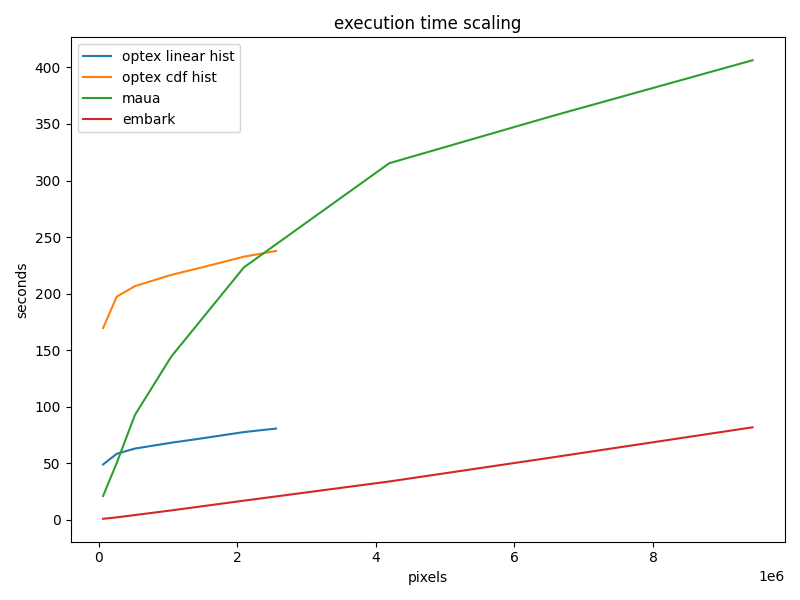

The script that saved this image:
import matplotlib.pyplot as plt
import numpy as np
import pandas as pd
from matplotlib.lines import Line2D

reg_channels = np.array([64, 128, 256, 512, 512])
pca_channels = np.array(
    [
        [23, 27, 19, 17, 24],
        [86, 86, 64, 68, 83],
        [179, 180, 163, 156, 173],
        [326, 269, 215, 220, 268],
        [222, 113, 110, 104, 119],
    ]
)
ind = np.array(range(5))
layers = ["relu1_1", "relu2_1", "relu3_1", "relu4_1", "relu5_1"]
width = 0.35

fig = plt.figure()
ax = fig.add_subplot(111)
rects1 = ax.bar(ind + width, reg_channels, width, color="royalblue", label="No PCA")
rects2 = ax.bar(
    ind,
    np.mean(pca_channels, axis=-1),
    width,
    color="seagreen",
    yerr=np.std(pca_channels, axis=-1),
    label="PCA",
)

for axis in [rects1, rects2]:
    for bar in axis:
        w, h = bar.get_width(), bar.get_height()
        plt.text(bar.get_x() + w / 2, bar.get_y() + h / 2, f"{h:.0f}", ha="center", va="center")

ax.set_ylabel("Number of channels in layer")
ax.set_xticks(ind + width / 2)
ax.set_xticklabels(layers)
ax.legend((rects1[0], rects2[0], Line2D([0], [0], color="k", linewidth=1)), ("No PCA", "PCA", "Std. dev."))
plt.tight_layout()
plt.savefig("pca-gains.jpg")

data = pd.read_csv("perf.csv")
data["lin"] = data["optex-lin"].apply(
    lambda x: float(x.split(":")[0]) * 60 + float(x.split(":")[1]) if ":" in x else -1
)
data["cdf"] = data["optex-cdf"].apply(
    lambda x: float(x.split(":")[0]) * 60 + float(x.split(":")[1]) if ":" in x else -1
)
data.maua = data.maua.apply(lambda x: float(x.split(":")[0]) * 60 + float(x.split(":")[1]) if ":" in x else -1)
data.embark = data.embark.apply(lambda x: float(x.split(":")[0]) * 60 + float(x.split(":")[1]) if ":" in x else -1)
print(data)

fig, ax = plt.subplots(1, 1, sharex=True, sharey=True, figsize=(8, 6))
task = data[data["task"] == "synth"]

pixels = task["size"].values * task["size"].values

ax.plot(
    pixels[np.argwhere(task.lin.values > 0)],
    task.lin.values[np.argwhere(task.lin.values > 0)],
    label="optex linear hist",
)
ax.plot(
    pixels[np.argwhere(task.cdf.values > 0)], task.cdf.values[np.argwhere(task.cdf.values > 0)], label="optex cdf hist"
)
ax.plot(pixels[np.argwhere(task.maua.values > 0)], task.maua.values[np.argwhere(task.maua.values > 0)], label="maua")
ax.plot(
    pixels[np.argwhere(task.embark.values > 0)],
    task.embark.values[np.argwhere(task.embark.values > 0)],
    label="embark",
)

ax.set_title("execution time scaling")
ax.set_ylabel("seconds")
ax.set_xlabel("pixels")
plt.legend()
plt.tight_layout()
plt.savefig("perf.png")
